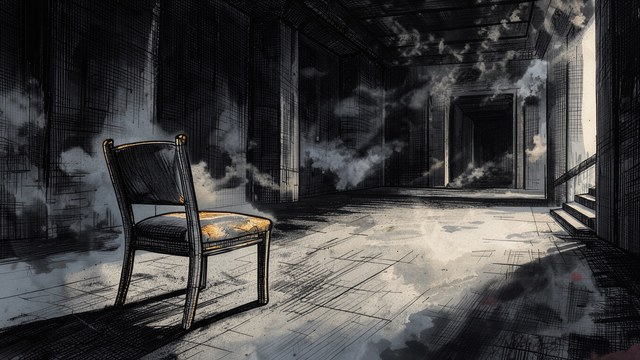
#> input picture tests/fixtures/copy_check/bakery_copy.jpg, 640 x 360 px
$ python -i ghosts.py   (imports and definitions only)   (older library calls are emulated)
#> lines starting #> are read from the running program, lines starting #| are printed output that depends on the picture
"""Ghost detector for figure removal (Phase 3.9.6-B): does the repainted region still show the figure's silhouette?

The person detector cannot see a blurred outline, so a removal can pass with "something was here" in plain view. This
compares the region with the ring around it and with the old outline:

* **texture:** high-frequency energy (Laplacian) inside vs the ring. A smear on dense hatching has far less;
* **contour:** gradient along the old outline vs a band a few pixels outside it. A silhouette keeps its edge;
* **blocks:** steps lined up on an 8/16/32 px grid, from a latent or a fill made at low resolution and upscaled;
* **tone:** the region's mean and spread vs the ring's after the tone match.

Thresholds are calibrated on the 3.9.6 fixtures (six results that show a silhouette, the same masks over untouched parts of
the same shots); see ``docs/reports/3.9.6``.
"""
from __future__ import annotations

import numpy as np
from PIL import Image, ImageFilter

TEXTURE_MIN = 0.6
CONTOUR_MAX = 1.6
BLOCK_MAX = 1.35
TONE_MAX = 0.6
RING_SHARE = 0.04
EDGE_BAND = 2
OUTSIDE_OFFSET = 8
BLOCK_GRIDS = (8, 16, 32)


def _gray(image: Image.Image) -> np.ndarray:
    return np.asarray(image.convert("L"), dtype=np.float32)


# [14 lines left out: functions _grow, _shrink, not called in this run]


def _laplacian(gray: np.ndarray) -> np.ndarray:
    import cv2
    return np.abs(cv2.Laplacian(gray, cv2.CV_32F, ksize=3))


def _gradient(gray: np.ndarray) -> np.ndarray:
    import cv2
    smooth = cv2.GaussianBlur(gray, (0, 0), 1.5)
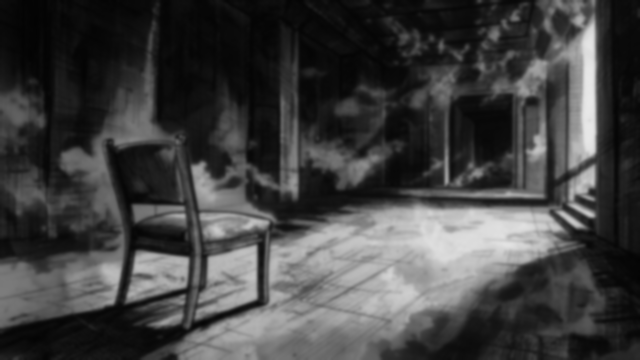
#> smooth: shape (360, 640); min 3, max 232, mean 65.1
    return np.hypot(cv2.Sobel(smooth, cv2.CV_32F, 1, 0, ksize=3), cv2.Sobel(smooth, cv2.CV_32F, 0, 1, ksize=3))
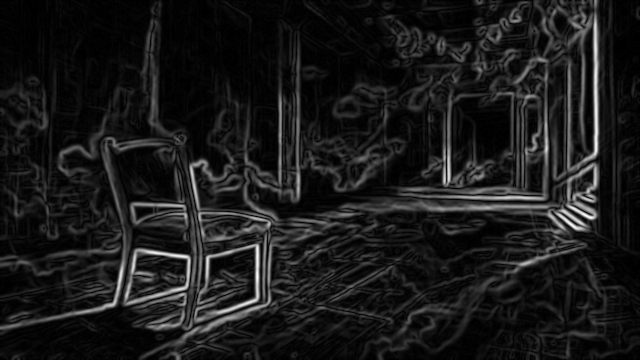
#> returned value: shape (360, 640) float32; min 0, max 346.2, mean 35.6; drawn with min black and max white


# [64 lines left out: functions _block_score, score, blur_fill, not called in this run]

>>> import cv2
>>> picture = cv2.imread('../../tests/fixtures/copy_check/bakery_copy.jpg', cv2.IMREAD_GRAYSCALE)
>>> result = _gradient(picture)

$ run again, on tests/fixtures/copy_check/ep2_shot.jpg
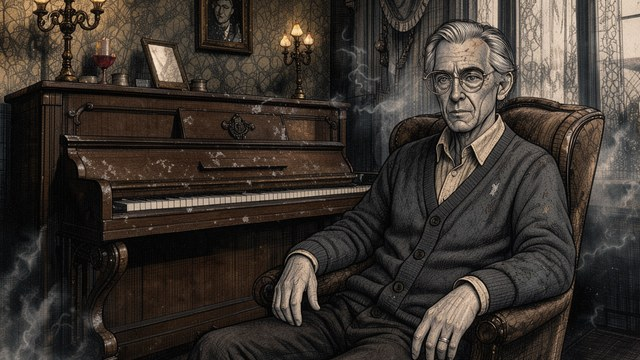
#> input picture tests/fixtures/copy_check/ep2_shot.jpg, 640 x 360 px
#> in _gradient, `smooth = cv2.GaussianBlur(gray, (0, 0), 1.5)`:
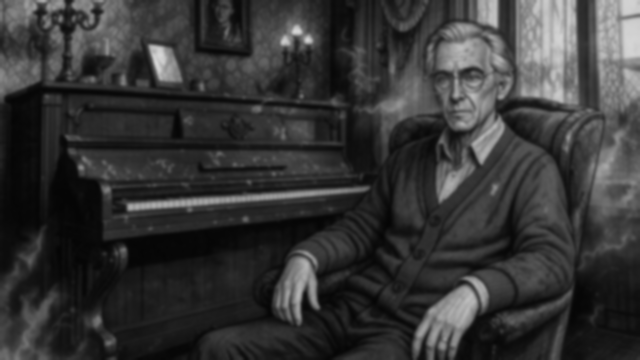
#> smooth: shape (360, 640); min 5, max 214, mean 54
#> in _gradient, `return np.hypot(cv2.Sobel(smooth, cv2.CV_32F, 1, 0, ksize=3), cv2.Sobe..`:
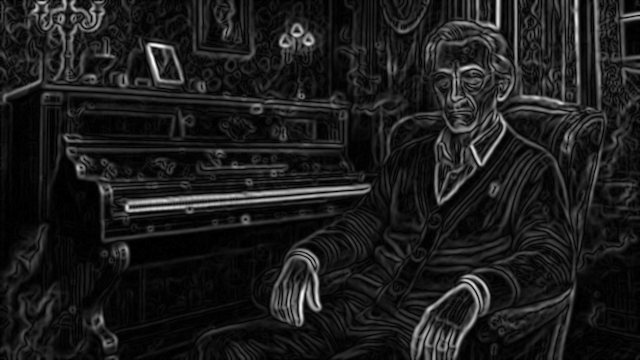
#> returned value: shape (360, 640) float32; min 0, max 320.5, mean 35.8; drawn with min black and max white

$ run again, on tests/fixtures/copy_check/margin_shot.jpg
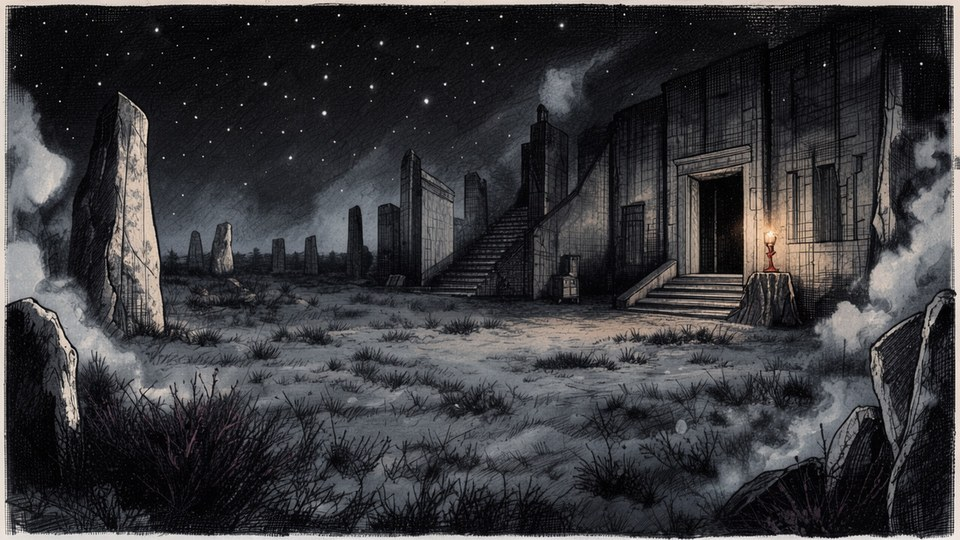
#> input picture tests/fixtures/copy_check/margin_shot.jpg, 960 x 540 px
#> in _gradient, `smooth = cv2.GaussianBlur(gray, (0, 0), 1.5)`:
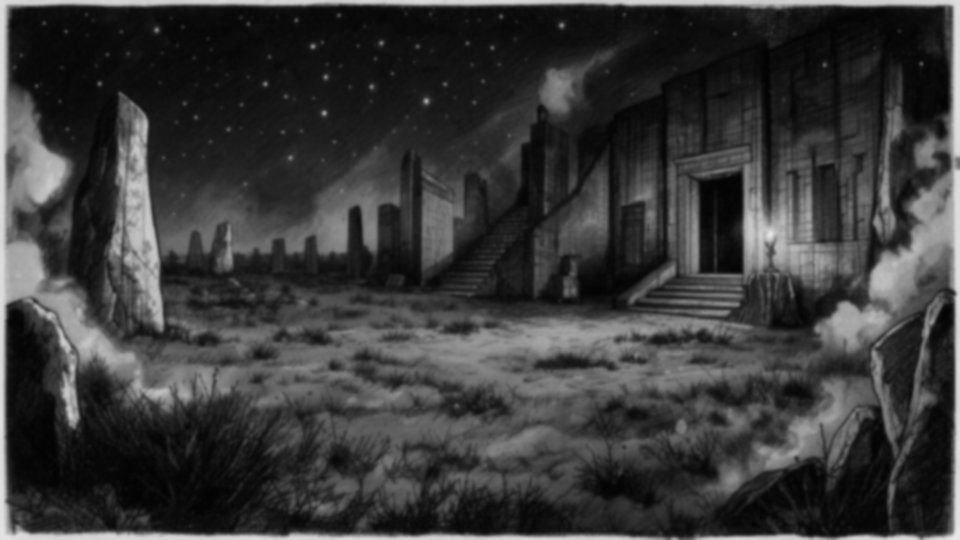
#> smooth: shape (540, 960); min 3, max 232, mean 57.4
#> in _gradient, `return np.hypot(cv2.Sobel(smooth, cv2.CV_32F, 1, 0, ksize=3), cv2.Sobe..`:
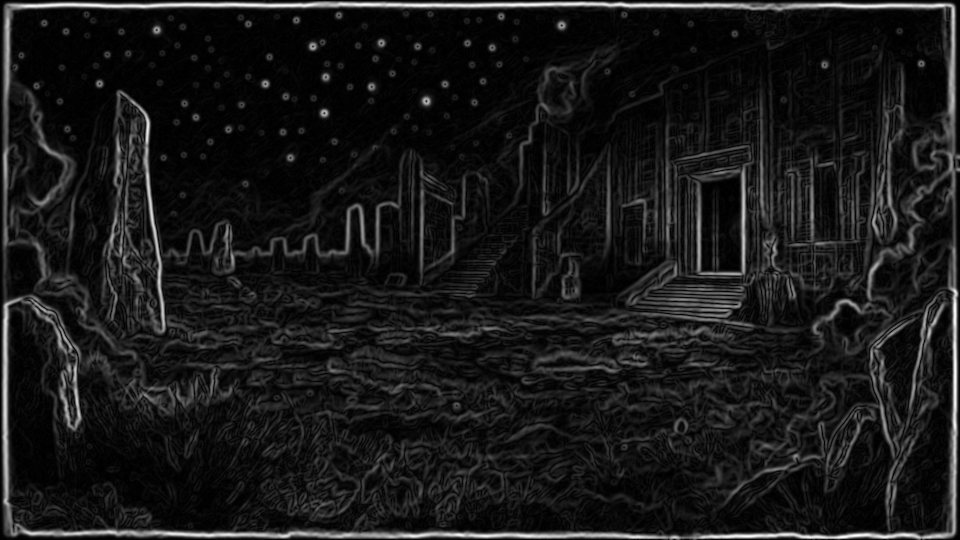
#> returned value: shape (540, 960) float32; min 0, max 384.7, mean 37.7; drawn with min black and max white
